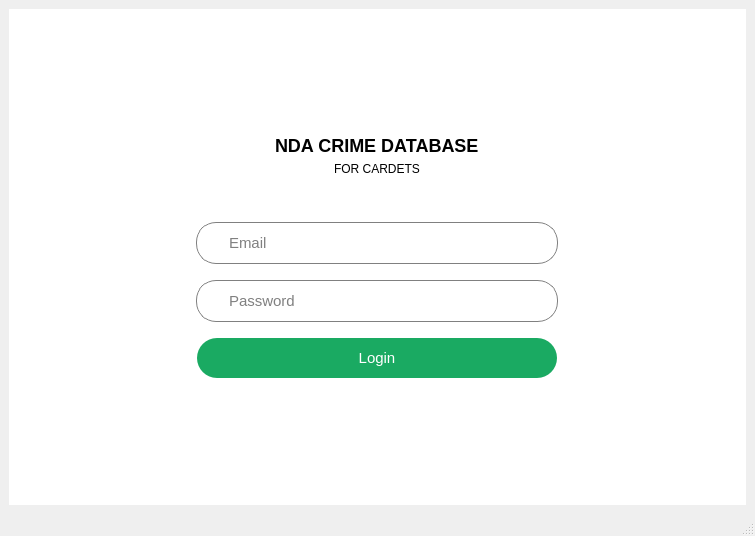
<?xml version="1.0" encoding="UTF-8"?>
<ui version="4.0">
 <class>MainWindow</class>
 <widget class="QMainWindow" name="MainWindow">
  <property name="geometry">
   <rect>
    <x>0</x>
    <y>0</y>
    <width>755</width>
    <height>536</height>
   </rect>
  </property>
  <property name="windowTitle">
   <string>MainWindow</string>
  </property>
  <widget class="QWidget" name="centralwidget">
   <property name="styleSheet">
    <string notr="true">margin:0;</string>
   </property>
   <layout class="QVBoxLayout" name="verticalLayout_3">
    <item>
     <widget class="QGroupBox" name="groupBox">
      <property name="styleSheet">
       <string notr="true">background-color:white; border:none;</string>
      </property>
      <property name="title">
       <string/>
      </property>
      <layout class="QVBoxLayout" name="verticalLayout">
       <item alignment="Qt::AlignVCenter">
        <widget class="QGroupBox" name="groupBox_2">
         <property name="styleSheet">
          <string notr="true">padding-left: 30px;padding-right:30px;</string>
         </property>
         <property name="title">
          <string/>
         </property>
         <layout class="QVBoxLayout" name="verticalLayout_4">
          <item alignment="Qt::AlignHCenter">
           <widget class="QLabel" name="label_3">
            <property name="styleSheet">
             <string notr="true">font-size:18px;font-weight:500;</string>
            </property>
            <property name="text">
             <string>NDA CRIME DATABASE</string>
            </property>
           </widget>
          </item>
          <item alignment="Qt::AlignHCenter">
           <widget class="QLabel" name="label_2">
            <property name="text">
             <string>FOR CARDETS</string>
            </property>
           </widget>
          </item>
          <item>
           <spacer name="verticalSpacer">
            <property name="orientation">
             <enum>Qt::Vertical</enum>
            </property>
            <property name="sizeHint" stdset="0">
             <size>
              <width>20</width>
              <height>40</height>
             </size>
            </property>
           </spacer>
          </item>
          <item alignment="Qt::AlignHCenter">
           <widget class="QLineEdit" name="EmailInput">
            <property name="styleSheet">
             <string notr="true">color:grey;border:1px solid grey;min-height:40px!important;min-width:300px;border-radius: 20px;font-size:15px;</string>
            </property>
            <property name="text">
             <string>Email</string>
            </property>
           </widget>
          </item>
          <item>
           <spacer name="verticalSpacer_2">
            <property name="orientation">
             <enum>Qt::Vertical</enum>
            </property>
            <property name="sizeHint" stdset="0">
             <size>
              <width>20</width>
              <height>10</height>
             </size>
            </property>
           </spacer>
          </item>
          <item alignment="Qt::AlignHCenter">
           <widget class="QLineEdit" name="PasswordInput">
            <property name="styleSheet">
             <string notr="true">color:grey;border:1px solid grey;min-height:40px!important;min-width:300px;border-radius: 20px;font-size:15px;</string>
            </property>
            <property name="text">
             <string>Password</string>
            </property>
           </widget>
          </item>
          <item>
           <spacer name="verticalSpacer_3">
            <property name="orientation">
             <enum>Qt::Vertical</enum>
            </property>
            <property name="sizeHint" stdset="0">
             <size>
              <width>20</width>
              <height>10</height>
             </size>
            </property>
           </spacer>
          </item>
          <item alignment="Qt::AlignHCenter">
           <widget class="QPushButton" name="LoginButton">
            <property name="styleSheet">
             <string notr="true">background-color:#1AAA62;min-width: 300px;min-height:40px; border-radius:20px; border:none;color:white; font-size:15px</string>
            </property>
            <property name="text">
             <string>Login</string>
            </property>
           </widget>
          </item>
         </layout>
        </widget>
       </item>
      </layout>
     </widget>
    </item>
   </layout>
  </widget>
  <widget class="QStatusBar" name="statusbar"/>
 </widget>
 <resources/>
 <connections/>
</ui>
